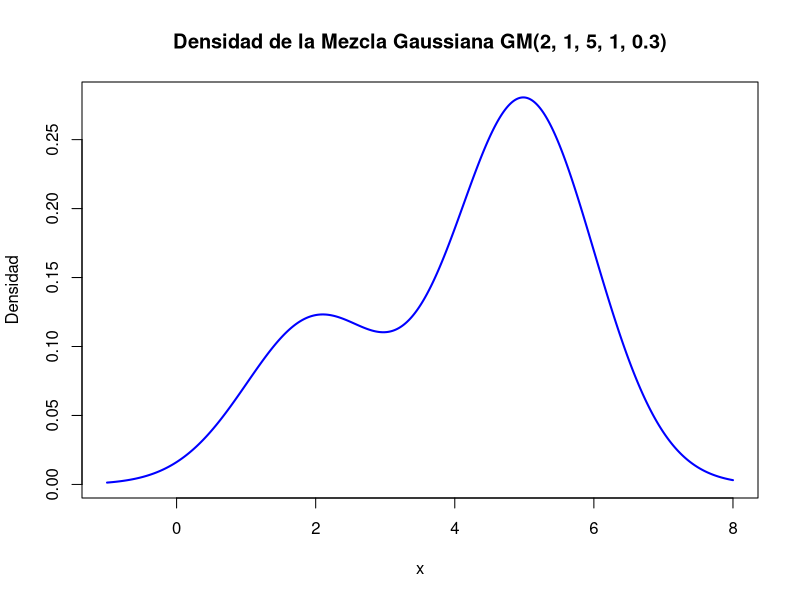
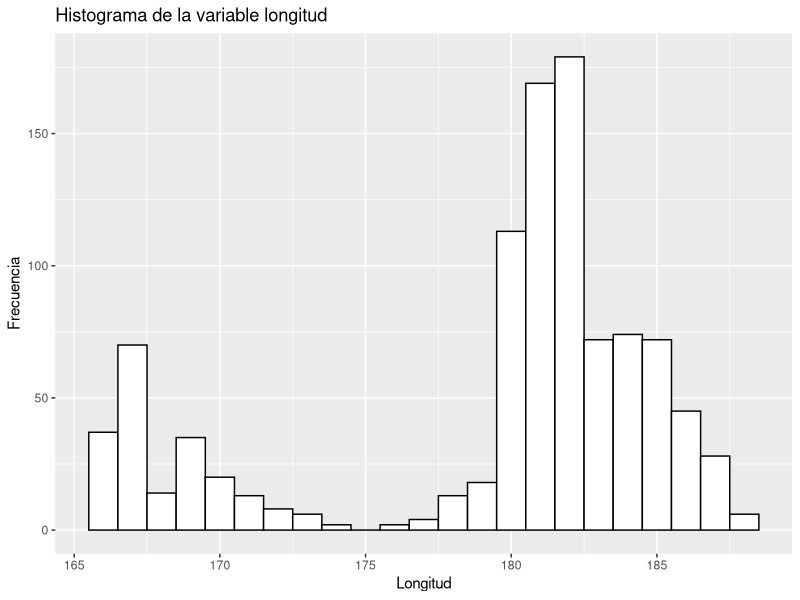
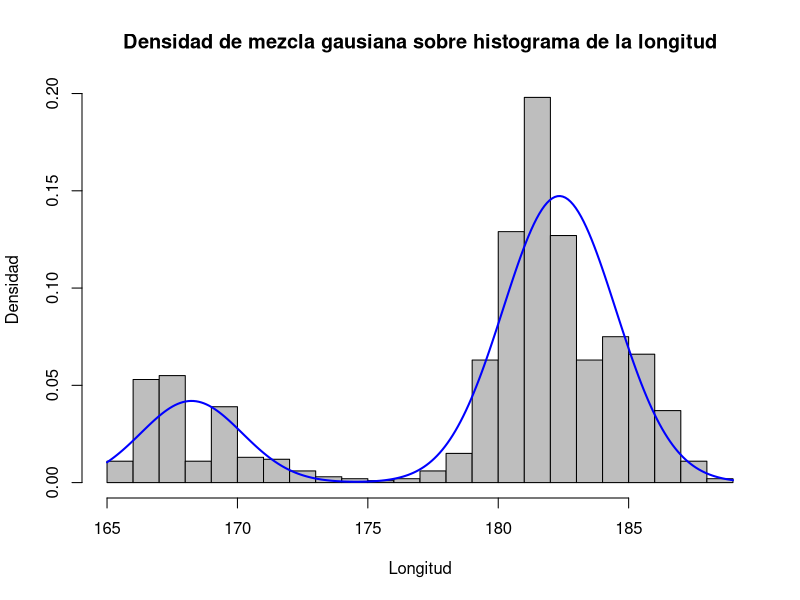
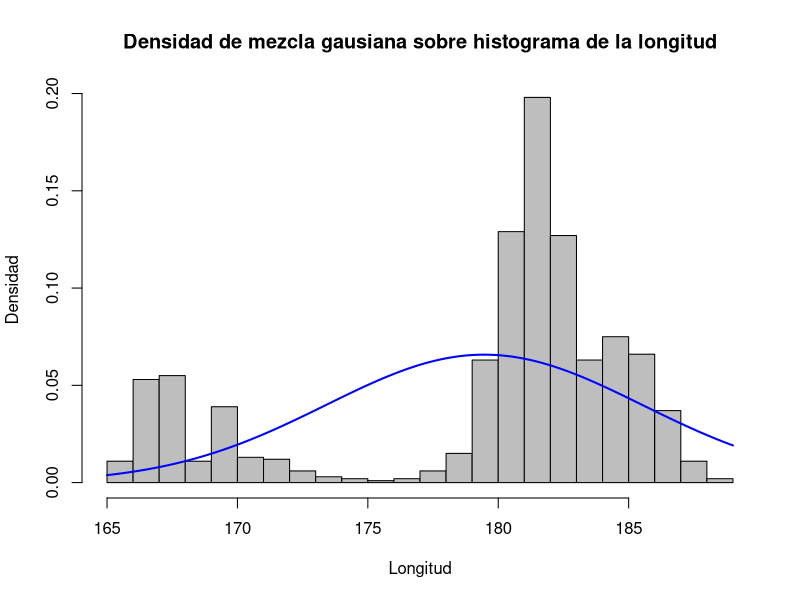

R code for these plots, in order:
## ---- chunk 1
knitr::opts_chunk$set(echo = TRUE)

rm(list=ls())

library(mclust)
library(ggplot2)
## ---- chunk 2
data<-quakes
## ---- chunk 3
densidadmg <- function(x, mu1, sd1, mu2, sd2, w) {
  densidad <- w * dnorm(x, mean = mu1, sd = sd1) + (1-w) * dnorm(x, mean = mu2, sd = sd2)
  return(densidad)
}
## ---- chunk 4
# Establecemos el rango de x
x <- seq(-1, 8, length.out = 500)

#Calculamos la densidad
densidad <- densidadmg(x, 2,1,5,1,0.3)

#Graficamos la densidad
plot(x, densidad, type = "l", col = "blue", lwd = 2,
     main = "Densidad de la Mezcla Gaussiana GM(2, 1, 5, 1, 0.3)",
     xlab = "x", ylab = "Densidad")
## ---- chunk 5
p <- ggplot(data, aes(x=long)) + 
  geom_histogram(color="black", fill="white", breaks=(floor(min(data$long))+0.5):(ceiling(max(data$long))-0.5)) +
  labs(title="Histograma de la variable longitud",x="Longitud", y = "Frecuencia")
p
## ---- chunk 6
#Creamos la función de log-verosimilitud negativa
log_verosimilitud <- function(params, x) {
  mu1 <- params[1]
  sd1 <- params[2]
  mu2 <- params[3]
  sd2 <- params[4]
  w <- params[5]

  # Calcular la log-verosimilitud negativa
  densidades <- densidadmg(x, mu1, sd1, mu2, sd2, w)
  return(-sum(log(densidades)))
}

# Buscamos los valores optimizando
resultado <- optim(
  par = c(167,2,182,2,0.3),
  fn = log_verosimilitud,
  x = data$long,
  method = "L-BFGS-B",
  lower = c(-Inf, 0.01, -Inf, 0.01, 0.01),
  upper = c(Inf, Inf, Inf, Inf, 0.99)
)

cat("Estimación del parámetro mu1:",resultado$par[1],"\n")
cat("Estimación del parámetro sd1:",resultado$par[2],"\n")
cat("Estimación del parámetro mu2:",resultado$par[3],"\n")
cat("Estimación del parámetro sd2:",resultado$par[4],"\n")
cat("Estimación del parámetro w:",resultado$par[5],"\n")
## ---- chunk 7
x <- seq(165,189,length.out = 240)
y <- densidadmg(x, resultado$par[1],resultado$par[2],resultado$par[3],resultado$par[4],resultado$par[5])

# Crear el histograma
hist(data$long, breaks = 30, probability = TRUE, col = "gray", xlab = "Longitud", ylab = "Densidad", main = "")

# Superponer la curva de densidad
title <- "Densidad de mezcla gausiana sobre histograma de la longitud"
lines(x, y, col = "blue", lwd = 2, lty = 1)
title(main = title)
## ---- chunk 8
#Creamos la función de log-verosimilitud negativa
log_verosimilitud2 <- function(params, x) {
  mu <- params[1]
  sd <- params[2]

  # Calcular la log-verosimilitud negativa
  densidades <- dnorm(x, mean = mu, sd = sd)
  return(-sum(log(densidades)))
}

# Buscamos los valores optimizando
resultado2 <- optim(
  par = c(mean(data$long),sd(data$long)),
  fn = log_verosimilitud2,
  x = data$long,
  method = "L-BFGS-B",
  lower = c(-Inf, 0.01),
  upper = c(Inf, Inf)
)

cat("Estimación del parámetro mu:",resultado2$par[1],"\n")
cat("Estimación del parámetro sd:",resultado2$par[2],"\n")
## ---- chunk 9
x <- seq(165,189,length.out = 240)
y <- dnorm(x, resultado2$par[1],resultado2$par[2])

# Crear el histograma
hist(data$long, breaks = 30, probability = TRUE, col = "gray", xlab = "Longitud", ylab = "Densidad", main = "")

# Superponer la curva de densidad
title <- "Densidad de mezcla gausiana sobre histograma de la longitud"
lines(x, y, col = "blue", lwd = 2, lty = 1)
title(main = title)
## ---- chunk 10
# En el simple empleamos las funciones estándar existentes de AIC y BIC

# Emplearemos esta librería para calcular el AIC y el BIC del modelo de mezcla gaussiana.

## ---- chunk 11

## ---- chunk 12

## ---- chunk 13
